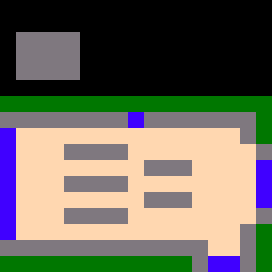

This is a level from a 2D game, rendered from its Tiled map with the project's own tilesets. A one-line summary and the map file follow, with tile-layer data summarised:
An orthogonal 17x17 tile map with 16x16 px tiles, 2 tile layers (background, collision).

<map version="1.0" orientation="orthogonal" width="17" height="17" tilewidth="16" tileheight="16">
 <tileset firstgid="1" name="background_tileset" tilewidth="16" tileheight="16">
  <image source="background_tileset.png" width="80" height="32" />
 </tileset>
 <layer name="background" width="17" height="17">
  <data>[289 cells, 289 non-empty, 5 distinct tile ids]</data>
 </layer>
 <layer name="collision" width="17" height="17">
  <data>[289 cells, 66 non-empty, 2 distinct tile ids]</data>
 </layer>
</map>